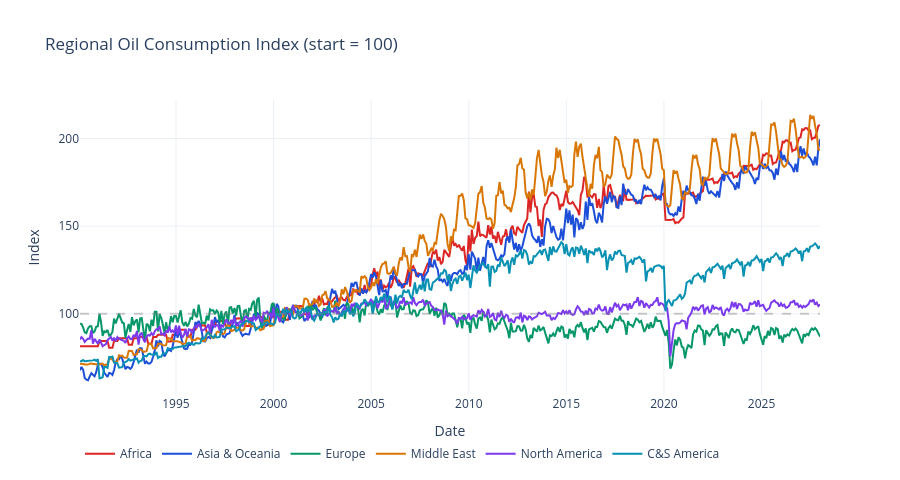

Notebook code for this chart:
### Markdown cell above
## 3. Which Region Drives Demand Growth?

### Code cell
# Regional consumption — normalized to index (2000 = 100)
base_year = '2000'
regions = ['cons_africa', 'cons_asia_oceania', 'cons_europe',
           'cons_middle_east', 'cons_north_america', 'cons_central_south_america']

region_clean = cons_reg[regions].dropna()

try:
    base = region_clean.loc[base_year].mean()
    region_idx = region_clean.div(base) * 100
except Exception:
    # If 2000 not available, use earliest
    base = region_clean.iloc[:12].mean()
    region_idx = region_clean.div(base) * 100

labels = {
    'cons_africa':               'Africa',
    'cons_asia_oceania':         'Asia & Oceania',
    'cons_europe':               'Europe',
    'cons_middle_east':          'Middle East',
    'cons_north_america':        'North America',
    'cons_central_south_america':'C&S America',
}
colors_r = ['#DC2626','#1D4ED8','#059669','#D97706','#7C3AED','#0891B2']

fig = go.Figure()
for col, color in zip(regions, colors_r):
    fig.add_trace(go.Scatter(
        x=region_idx.index, y=region_idx[col],
        mode='lines', name=labels[col],
        line=dict(color=color, width=2)
    ))

fig.add_hline(y=100, line_dash='dash', line_color='gray', opacity=0.4)
fig.update_layout(
    title='Regional Oil Consumption Index (start = 100)',
    xaxis_title='Date', yaxis_title='Index',
    template='plotly_white', height=480, hovermode='x unified',
    legend=dict(orientation='h', y=-0.15)
)
fig.show()

### Figure 1 — Plotly figure (JSON) as saved in the notebook; plotly's stock layout.template omitted (floating-point values rounded to 4 significant figures; data arrays with more than 128 entries replaced by an {"elided": "..."} marker saying what was removed)
{"data": [{"line": {"color": "#DC2626", "width": 2}, "mode": "lines", "name": "Africa", "type": "scatter", "x": {"elided": "456 str values"}, "y": {"elided": "456 float values"}}, {"line": {"color": "#1D4ED8", "width": 2}, "mode": "lines", "name": "Asia & Oceania", "type": "scatter", "x": {"elided": "456 str values"}, "y": {"elided": "456 float values"}}, {"line": {"color": "#059669", "width": 2}, "mode": "lines", "name": "Europe", "type": "scatter", "x": {"elided": "456 str values"}, "y": {"elided": "456 float values"}}, {"line": {"color": "#D97706", "width": 2}, "mode": "lines", "name": "Middle East", "type": "scatter", "x": {"elided": "456 str values"}, "y": {"elided": "456 float values"}}, {"line": {"color": "#7C3AED", "width": 2}, "mode": "lines", "name": "North America", "type": "scatter", "x": {"elided": "456 str values"}, "y": {"elided": "456 float values"}}, {"line": {"color": "#0891B2", "width": 2}, "mode": "lines", "name": "C&S America", "type": "scatter", "x": {"elided": "456 str values"}, "y": {"elided": "456 float values"}}], "layout": {"height": 480, "hovermode": "x unified", "legend": {"orientation": "h", "y": -0.15}, "shapes": [{"line": {"color": "gray", "dash": "dash"}, "opacity": 0.4, "type": "line", "x0": 0, "x1": 1, "xref": "x domain", "y0": 100, "y1": 100, "yref": "y"}], "title": {"text": "Regional Oil Consumption Index (start = 100)"}, "xaxis": {"title": {"text": "Date"}}, "yaxis": {"title": {"text": "Index"}}}}
